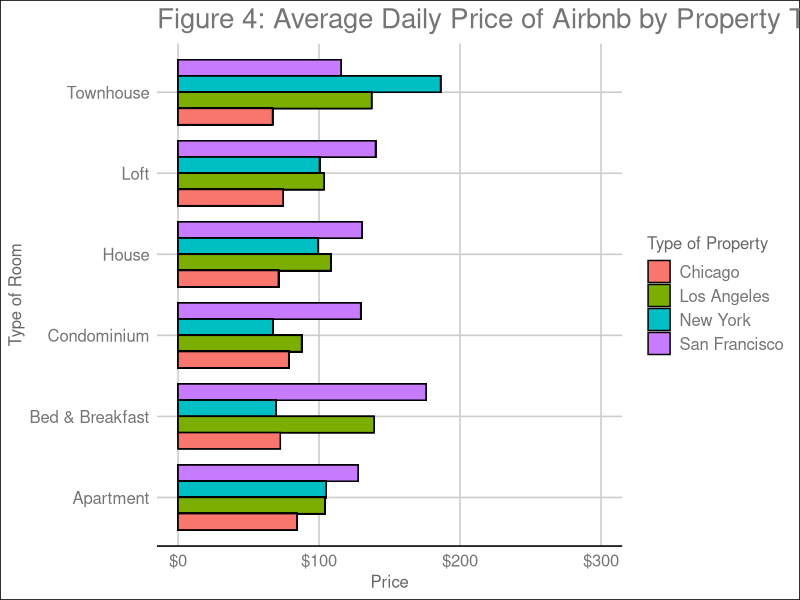

Recreate this plot in R.
library(ggplot2)
library(dplyr)
library(tidyr)
library(readr)
library(stringr)
library(scales)
library(ggthemes)
library(scales)


#property.type
citydf_1 = read_csv("updated_cleaned_four_cities.csv") %>% 
  group_by(City, Property.Type) %>% 
  mutate(dailyavg = mean(Price)) %>% 
  #filter property type so that it only contains the common properties among
  #all four cities
  filter(Property.Type %in% c("Townhouse", 
                              "Loft", 
                              "House", 
                              "Condominium", 
                              "Bed & Breakfast", 
                              "Apartment"))


#ggplot for property type
ggplot(citydf_1)+
  geom_bar(aes(x = Property.Type, 
               y = dailyavg, 
               fill = City), 
           color = "black",
           stat="identity", 
           position = position_dodge(), 
           width = 0.8) + 
  coord_flip() +
  scale_y_continuous(labels = dollar_format(prefix = "$"),
                     limits = c(0,300),
                     breaks = seq(0,300,100)) +
  labs(title = str_wrap("Figure 4: Average Daily Price of Airbnb by Property Type"),
       x = "Type of Room",
       y = "Price") +
  scale_fill_discrete(name = "Type of Property") +
  theme(
    axis.title.x = element_text(size = 13, face = "bold"),
    axis.title.y = element_text(size = 13, face = "bold"),
    plot.title = element_text(size = 15, face = "bold")) +
  theme_gdocs()


  